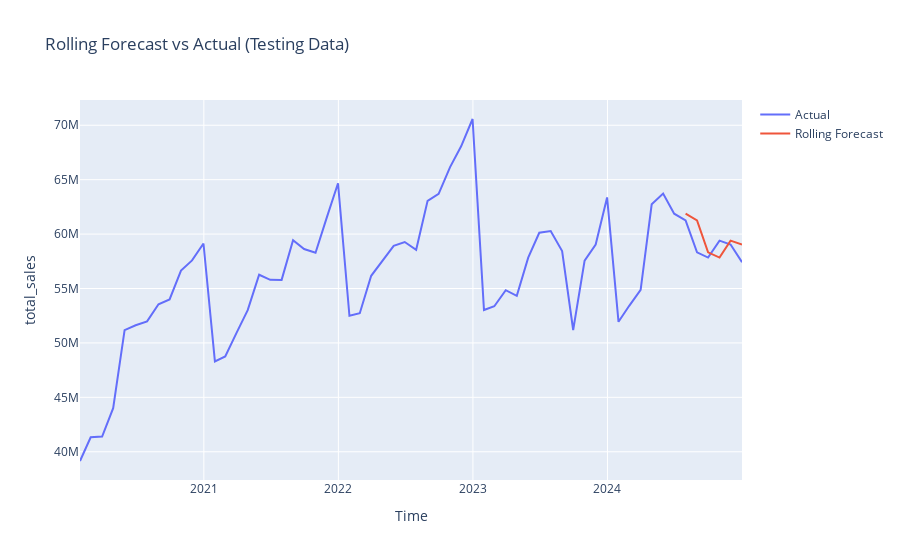

This figure's notebook cell:
### Markdown cell above
## Visualization

### Code cell
# Visualization
fig = go.Figure()
fig.add_trace(go.Scatter(x=df_car.index, y=df_car['total_sales'], mode='lines', name='Actual'))  # Data asli
fig.add_trace(go.Scatter(x=test.index, y=predictions, mode='lines', name='Rolling Forecast'))  # Hasil prediksi rolling
fig.update_layout(title='Rolling Forecast vs Actual (Testing Data)', xaxis_title='Time', yaxis_title='total_sales')
fig.show()

# RMSE
mse = mean_squared_error(test, predictions)
print(f"RMSE from rolling forecast for last 6 data {mse ** 0.5}")
